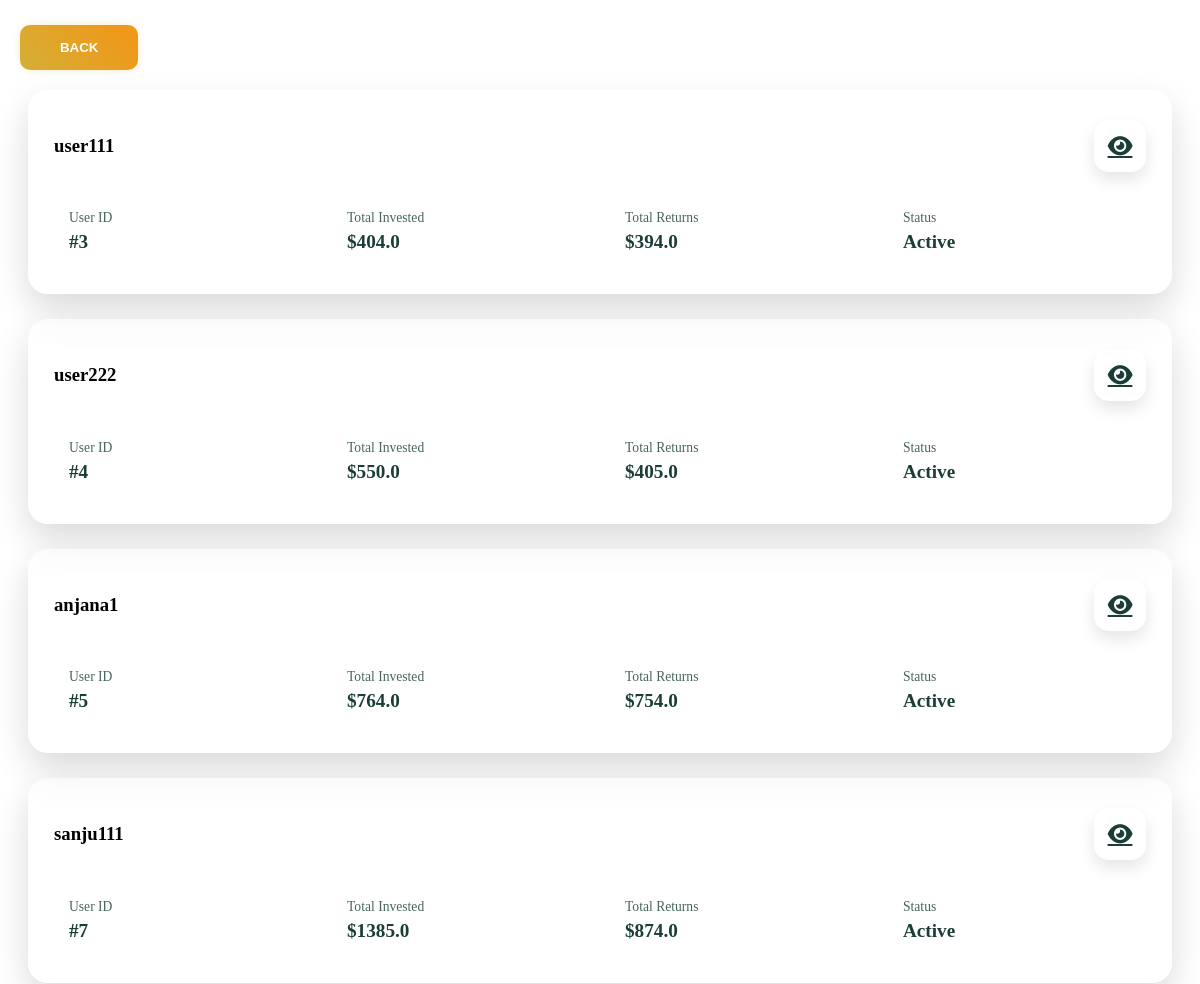
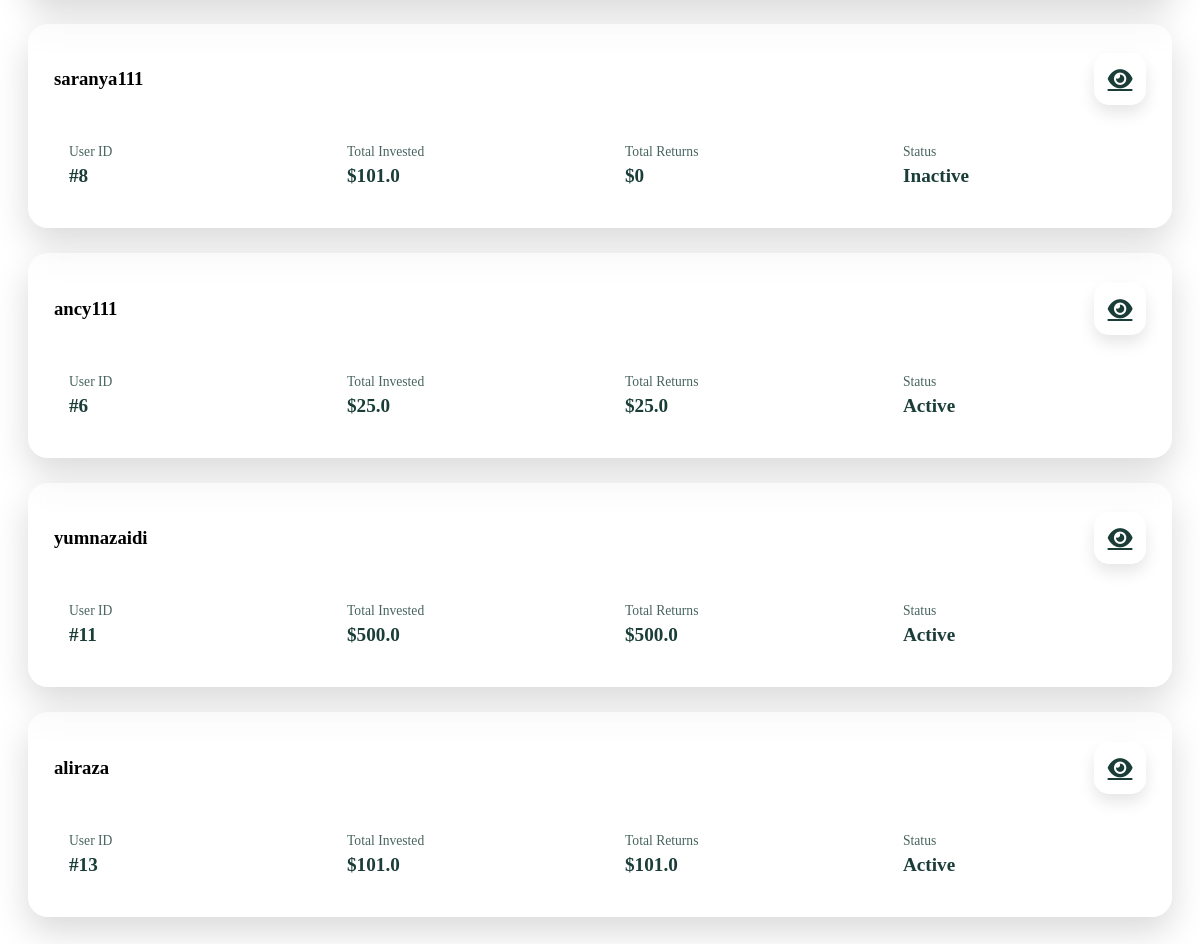
/investapp/admin_home/ (signed in), run on the app's committed database (2 pictures, top to bottom).
### investapp/models.py (models this page shows, shortened)
class CustomUser(AbstractUser):
    phone_number = models.CharField(max_length=15)
    address = models.TextField()
    is_approved = models.BooleanField(default=False)  # Only approved users can log in

### investapp/views.py (the view)
# urls.py: path('admin_home/', views.admin_user_home, name='admin_user_home'),
@login_required
@user_passes_test(lambda user: user.is_staff)
def admin_user_home(request, user_id=None):
    users_with_transactions = CustomUser.objects.filter(
        is_staff=False,
        is_superuser=False,
        transactions__status='approved'  # Filter for approved transactions
    ).distinct()  # Ensure no duplicates due to joins
    user_data = []
    for user in users_with_transactions:
        transactions = Transaction.objects.filter(user=user, status='approved')
        debit_total = transactions.filter(amount_type='debit').aggregate(Sum('amount'))['amount__sum'] or 0
        credit_total = transactions.filter(amount_type='credit').aggregate(Sum('amount'))['amount__sum'] or 0
        total_returns = max(credit_total - debit_total, 0)  # Ensure total_returns is not negative
        user_data.append({
            'username': user.username,
            'user_id': user.id,
            'debit_total': decimal_to_float(debit_total),
            'credit_total': decimal_to_float(credit_total),
            'total_returns': decimal_to_float(total_returns),
            'status': 'Active' if total_returns > 0 else 'Inactive',
        })
    ledger_data = None
    selected_user = None
    if user_id:
        selected_user = get_object_or_404(CustomUser, id=user_id)
        ledger_data = Transaction.objects.filter(user=selected_user, status='approved').order_by('-date')
    return render(request, 'admin-user-dashboard.html', {
        'user_data': user_data,
        'ledger_data': ledger_data,
        'selected_user': selected_user,
    })

### investapp/views.py (called while the page is built)
def decimal_to_float(value):
    if isinstance(value, Decimal):
        return float(value)
    return value

### investapp/templates/admin-user-dashboard.html (shortened to what this page needs)
<!DOCTYPE html>
<html lang="en">
<head>
    <link href="https://cdnjs.cloudflare.com/ajax/libs/font-awesome/6.0.0/css/all.min.css" rel="stylesheet">
</head>
<body>
    <a href="{% url 'transaction_list' %}" style=" text-decoration: none;"> <button class="button-87" role="button">
       Back
    </button></a>
    <div class="users-container">
        {% for user in user_data %}
        <div class="user-card">
            <div class="user-header">
                <h3>{{ user.username }}</h3>
                <a href="{% url 'user_ledger' user.user_id %}" class="fas fa-eye view-icon"></a>
            </div>
            <div class="user-info">
                <div class="info-group">
                    <div class="info-label">User ID</div>
                    <div class="info-value">#{{ user.user_id }}</div>
                </div>
                <div class="info-group">
                    <div class="info-label">Total Invested</div>
                    <div class="info-value">${{ user.credit_total }}</div>
                </div>
                <div class="info-group">
                    <div class="info-label">Total Returns</div>
                    <div class="info-value">${{ user.total_returns }}</div>
                </div>
                <div class="info-group">
                    <div class="info-label">Status</div>
                    <div class="info-value">{{ user.status }}</div>
                </div>
            </div>
        </div>
        {% endfor %}
    </div>
</body>
</html>

### investapp/templates/admin-user-dashboard.html (style rules this page uses)
:root { --glass-bg: rgba(255, 255, 255, 0.15); --glass-border: rgba(255, 255, 255, 0.18); --glass-shadow: rgba(0, 0, 0, 0.1); --primary-dark: #1a3d37; --primary-light: #2c5851; --accent-gold: #d4af37; --text-primary: #2d3436; --blur-amount: 12px; }
.users-container { padding: 20px; display: grid; grid-template-columns: repeat(auto-fit, minmax(600px, 1fr)); gap: 25px; }
.user-card { background: rgba(255, 255, 255, 0.25); backdrop-filter: blur(10px); border: 1px solid var(--glass-border); border-radius: 20px; padding: 25px; transition: all 0.5s cubic-bezier(0.4, 0, 0.2, 1); box-shadow: 0 15px 35px rgba(0, 0, 0, 0.15); position: relative; overflow: hidden; }
.user-card::after { content: ''; position: absolute; top: 0; left: -100%; width: 50%; height: 100%; background: linear-gradient( 90deg, transparent, rgba(212, 175, 55, 0.2), rgba(212, 175, 55, 0.3), rgba(212, 175, 55, 0.2), transparent ); transform: skewX(-25deg); transition: 1s ease; opacity: 0; }
.user-header { display: flex; justify-content: space-between; align-items: center; margin-bottom: 20px; }
.user-info { display: grid; grid-template-columns: repeat(4, 1fr); gap: 20px; }
.info-group { padding: 15px; background: rgba(255, 255, 255, 0.1); border-radius: 12px; backdrop-filter: blur(8px); }
.info-label { font-size: 0.85rem; color: var(--primary-dark); opacity: 0.8; margin-bottom: 5px; }
.info-value { font-size: 1.2rem; font-weight: 600; color: var(--primary-dark); }
.view-icon { font-size: 22px; width: 50px; height: 50px; display: inline-flex; align-items: center; justify-content: center; border-radius: 15px; color: var(--primary-dark); cursor: pointer; transition: all 0.3s ease; background: rgba(255, 255, 255, 0.25); backdrop-filter: blur(10px); border: 1px solid rgba(255, 255, 255, 0.3); box-shadow: 0 8px 16px rgba(0, 0, 0, 0.1); }
.button-87 { margin-top: 25px; margin-left: 12px; width: 10%; padding: 15px 30px; text-align: center; text-transform: uppercase; transition: 0.5s; background-size: 200% auto; color: white; border-radius: 10px; display: block; border: 0px; font-weight: 700; box-shadow: 0px 0px 14px -7px #d4af37; background-image: linear-gradient(45deg, #d4af37 0%, #F09819 51%, #d4af37 100%); cursor: pointer; user-select: none; -webkit-user-select: none; touch-action: manipulation; }

### data on the page
CustomUser: username "user111"
CustomUser: username "user222"
CustomUser: username "anjana1"
CustomUser: username "sanju111"
CustomUser: username "saranya111"
CustomUser: username "ancy111"
CustomUser: username "yumnazaidi"
CustomUser: username "aliraza"

### other printed values
{{ user.user_id }} "3" "4" "5" "7" "8" "6" "11" "13"
{{ user.credit_total }} "404.0" "550.0" "764.0" "1385.0" "101.0" "25.0" "500.0" "101.0"
{{ user.total_returns }} "394.0" "405.0" "754.0" "874.0" "0" "25.0" "500.0" "101.0"
{{ user.status }} "Active" "Active" "Active" "Active" "Inactive" "Active" "Active" "Active"
